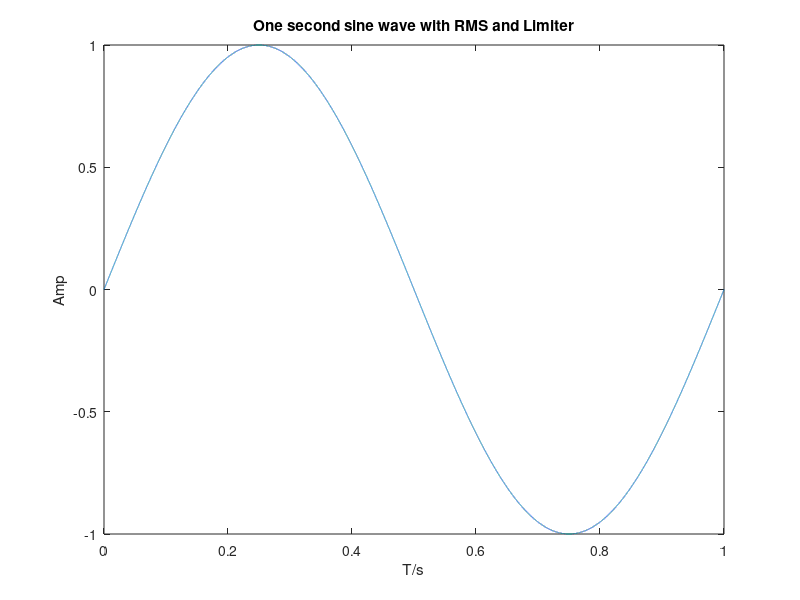

The MATLAB script that drew this image: (Note: this script raises an error after producing the figure.)
t = (0:1/44100:1)';
x_sin = sin(2 * pi * t);
plot(t,x_sin);
title('One second sine wave with RMS and Limiter');
xlabel('T/s');
ylabel('Amp');
hold on
plot(t,myRmsMeasure(x_sin,44100,100));
plot(t,myPeakMeasure(x_sin,44100,1,100));
hold off
axis tight
legend('sin','rms','peak');
figure;

x_song = audioread('sv44_short.wav');
plot(x_song);
title('song track with static curve');
xlabel('T/s');
ylabel('Amp');
hold on
x_peak = myPeakMeasure(x_song,44100,1,100);
plot(x_peak);
plot(2 .^ myStaticCurve(log2(x_peak),1,-3));
hold off
legend('original','peak','static curve');
axis tight
figure;

y_limiter = myDynamic(x_song,44100,-3,1,1,100,0,'peak');
 plot(x_song);
 title('song track with limiter');
 xlabel('T/s');
 ylabel('Amp');
 hold on
 plot(y_limiter);
 hold off
 axis tight
 legend('original','limiter');
 figure;
 
 y_compressor = myDynamic(x_song,44100,-3,0.75,1,100,100,'rms');
 plot(x_song);
 title('song track with compressor');
 xlabel('T/s');
 ylabel('Amp');
 hold on
 plot(y_compressor);
 hold off
 axis tight
 legend('original','compressor');
 
